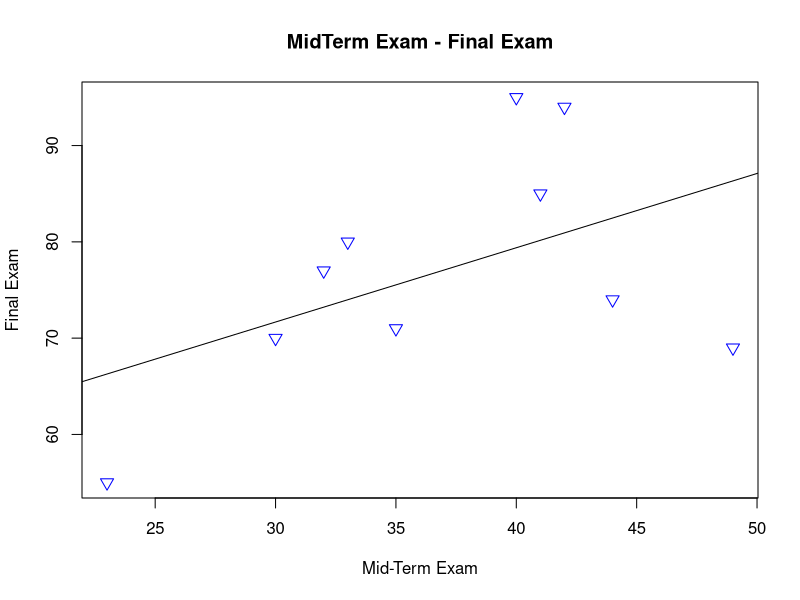
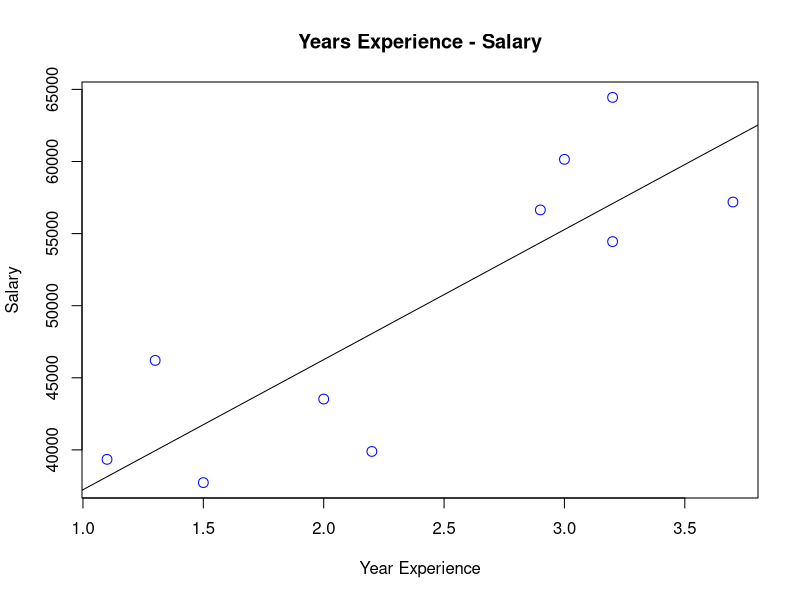
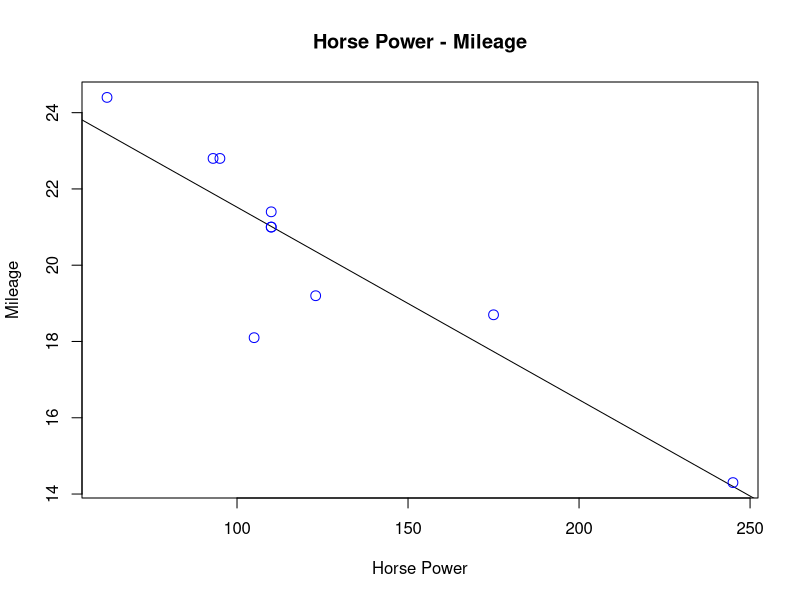

Recreate these plots in R, in order. (Note: this script raises an error after producing the figures.)
# Question 1
# A random sample of 10 students produced the following data, where x is the midterm exam score out of 50, and y is the final exam score out of 100. Can you predict the final exam score of a random student if you know the midterm exam score?
# MidtermExam = 40, 30, 33, 35, 44, 49, 23, 41, 42, 32 finalExam <- 95, 70, 80, 71, 74, 69, 55, 85, 94, 77
# Estimate simple linear regression and predict the final exam score of a student who is having 48 in midterm exam.
# Also plot linear regression. Add labels, title, plot shape, color and change plot size.


MidtermExam = c(40, 30, 33, 35, 44, 49, 23, 41, 42, 32)
finalExam = c(95, 70, 80, 71, 74, 69, 55, 85, 94, 77)

r = lm(finalExam~MidtermExam)
r

a = data.frame(MidtermExam=48)
b = predict(r,a)
b

plot(MidtermExam, finalExam, col="blue", main="MidTerm Exam - Final Exam", abline(lm(finalExam~MidtermExam)), cex=1.3, pch=25, xlab="Mid-Term Exam", ylab="Final Exam")

#Question 2
# A random sample of 10 employee considered, where x is the year of experience and y is the salary of employee. Can you predict the salary of the person if you know the year of experience?
# Years_Exp = 1.1, 1.3, 1.5, 2.0, 2.2, 2.9, 3.0, 3.2, 3.2, 3.7
# Salary = 39343.00, 46205.00, 37731.00, 43525.00,39891.00, 56642.00, 60150.00, 54445.00, 64445.00, 57189.00
# Calculate simple linear regression and predict salary of two person who is having 3.5 year and 4.5 year of experience respectively.
# Also plot linear regression. Add labels, title, plot shape, color and change plot size.

Years_Exp = c(1.1, 1.3, 1.5, 2.0, 2.2, 2.9, 3.0, 3.2, 3.2, 3.7)
Salary = c(39343.00, 46205.00, 37731.00, 43525.00,39891.00, 56642.00, 60150.00, 54445.00, 64445.00, 57189.00)

r = lm(Salary~Years_Exp)
r

a = data.frame(Years_Exp=c(3.5,4.5))
b = predict(r,a)
b

plot(Years_Exp, Salary, col="blue", main="Years Experience - Salary", abline(lm(Salary~Years_Exp)), cex=1.3, pch=21, xlab="Year Experience", ylab="Salary")

#Question 3
# Consider the available dataset: mtcars
# Take hp (Gross horsepower) as a x value and Miles per gallon as y. Take first 10 records as sample from both fields. Predict value of mpg where hp is 94.
# Also plot linear regression. Add labels, title, plot shape, color and change plot size.

View(mtcars)

hp = head(mtcars$hp, 10)
hp

mileage = head(mtcars$mpg, 10)
mileage

r = lm(mileage~hp)
r

a = data.frame(hp=94)
b = predict(r,a)
b

plot(hp, mileage, col="blue", main="Horse Power - Mileage", abline(lm(mileage~hp)), cex=1.3, pch=21, xlab="Horse Power", ylab="Mileage")

#EXCEL
theory = data$`ADS Theory`
theory

prac = data$`ADS Practical`
prac

r = lm(theory~prac)
r

a = data.frame(prac=94)
b = predict(r,a)
b

plot(prac, theory, col="blue", main="ADS Theory - ADS Practical", abline(lm(theory~prac)), cex=1.3, pch=21, xlab="ADS Practical", ylab="ADS Theory")
